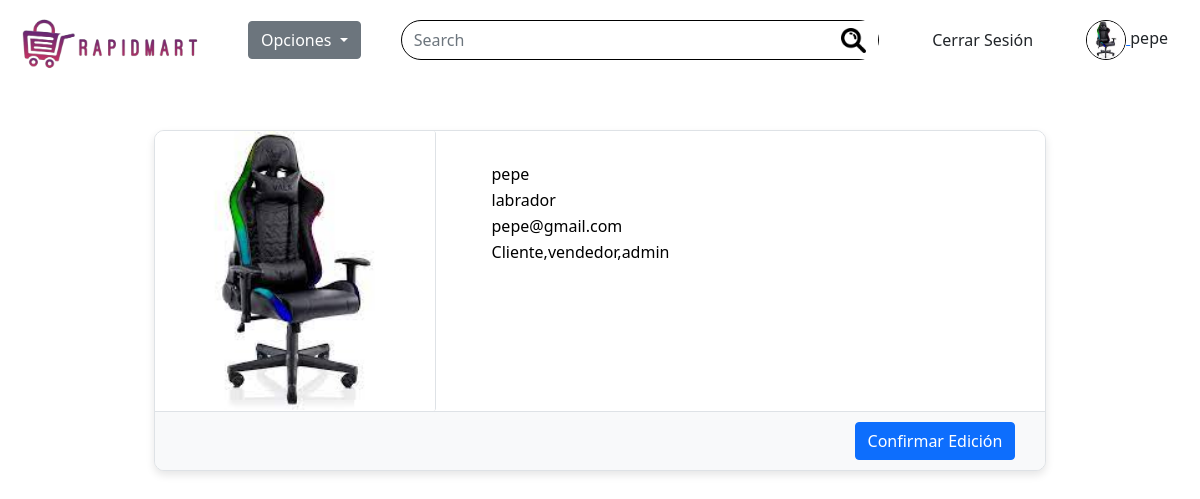
Page /vistas/usuarioEditar.php?id=6 (signed in) on the committed database.
### tables this page shows
CREATE TABLE `usuarios` (
  `id` int NOT NULL,
  `nombre` varchar(200) NOT NULL,
  `apellidos` varchar(200) NOT NULL,
  `correo` varchar(200) NOT NULL,
  `password` varchar(200) NOT NULL,
  `rol` varchar(200) NOT NULL,
  `foto` varchar(200) NOT NULL,
  `sid` varchar(200) NOT NULL
);

### modelos/Sesion.php (called while the page is built, shortened)
<?php
class Sesion{
    static public function getUsuario():Usuarios|false{
        if(isset($_SESSION['usuario'])){
            return unserialize($_SESSION['usuario']);
        }else{
            return false;
        }
    }
}

### modelos/UsuariosDAO.php (called while the page is built, shortened)
<?php
require_once "Usuarios.php";
require_once 'Sesion.php';
class UsuariosDAO{
    private mysqli $conn;
    public function __construct($conn){
        $this->conn=$conn;
    }
    public function getById($id):Usuarios|null {
        $query="SELECT * FROM usuarios WHERE id= $id";
        $resultado=$this->conn->query($query);
        if($resultado->num_rows>0){
            $usuario = $resultado->fetch_object(Usuarios::class);
            return $usuario;
        } else {
            return null;
        }
    }
    }
?>

### modelos/Usuarios.php (called while the page is built, shortened)
<?php
class Usuarios{
    private $id;
    private $nombre;
    private $apellidos;
    private $correo;
    private $rol;
    private $foto;
    public function getId()
    {
        return $this->id;
    }
    public function getNombre()
    {
        return $this->nombre;
    }
    public function getApellidos()
    {
        return $this->apellidos;
    }
    public function getCorreo()
    {
        return $this->correo;
    }
    public function getRol()
    {
        return $this->rol;
    }
    public function getFoto()
    {
        return $this->foto;
    }
}
?>

### vistas/usuarioEditar.php (the view, shortened to what this page needs)
<?php
require_once '../modelos/ProductosDAO.php';
require_once '../modelos/UsuariosDAO.php';
require_once '../modelos/Sesion.php';
$connexionDB = new ConnexionDB('alumno', '', 'localhost', 'market');
$conn = $connexionDB->getConnexion();
$usuariosDAO = new UsuariosDAO($conn);
$id = htmlspecialchars($_GET['id']);
$usuarios = $usuariosDAO->getById($id);
?>
<!DOCTYPE html>
<html lang="es">
<head>
  <link href="https://cdn.jsdelivr.net/npm/bootstrap@5.1.3/dist/css/bootstrap.min.css" rel="stylesheet">
  <link rel="stylesheet" href="../estilos/global.css">
  <link rel="stylesheet" href="../estilos/usuarioEditar.css">
</head>
<body>
<header>
  <nav class="navbar navbar-expand-lg">
    <div class="container-fluid">
      <a class="navbar-brand" href="map.php?accion=inicio">
        <img id="logo" src="../logo2.png" alt="Logo">
      </a>
      <div class="collapse navbar-collapse" id="navbarSupportedContent">
        <ul class="navbar-nav me-auto mb-2 mb-lg-0">
          <li class="nav-item dropdown">
            <a class="btn btn-secondary dropdown-toggle" href="#" id="navbarDropdown" role="button" data-bs-toggle="dropdown" aria-expanded="false">
              Opciones
            </a>
          </li>
          <li class="nav-item flex-grow-1">
          <form class="d-flex buscador" action="map.php?accion=buscar" method="post">
            <input class="form-control rounded buscador2 "  type="search" placeholder="Search" aria-label="Search" name="buscar">
            <button class="btn btn-outline lupa" type="submit"><img src="lupa-de-busqueda.png" id="lupa" alt=""></button>
            </form>
          </li>
          <?php if (!Sesion::getUsuario()) : ?>
            <li class="nav-item">
              <div class="offcanvas offcanvas-end" tabindex="-1" id="offcanvasRight" aria-labelledby="offcanvasRightLabel">
                <div class="offcanvas-header">
                  <h5 id="offcanvasRightLabel">Registro</h5>
                  <button type="button" class="btn-close text-reset" data-bs-dismiss="offcanvas" aria-label="Close"></button>
                </div>
                <div class="offcanvas-body">
                  <form action="map.php?accion=registrar" method="post" enctype="multipart/form-data">
                    <div class="form-group">
                      <label for="nombre">Nombre</label>
                      <input type="text" class="form-control" id="nombre" name="nombre" placeholder="Ingrese su nombre">
                    </div>
                    <div class="form-group">
                      <label for="apellidos">Apellido</label>
                      <input type="text" class="form-control" name="apellidos" id="apellidos" placeholder="Ingrese su apellido">
                    </div>
                    <div class="form-group">
                      <label for="correo">Correo Electrónico</label>
                      <input type="email" class="form-control" id="correo" name="correo" placeholder="Ingrese su correo electrónico">
                    </div>
                    <div class="form-group">
                      <label for="password">Contraseña</label>
                      <input type="password" class="form-control" id="password" name="password" placeholder="Ingrese su contraseña">
                    </div>
                    <div class="form-group">
                      <label for="foto">Foto de Perfil</label>
                      <input type="file" class="form-control" name="foto" id="foto"><br>
                    </div>
                    <button type="submit" class="btn btn-dark btn-block">Registrarse</button>
                  </form>
                </div>
              </div>
            </li>
            <li class="nav-item">
              <div class="modal fade" id="exampleModalToggle" aria-hidden="true" aria-labelledby="exampleModalToggleLabel" tabindex="-1">
                <div class="modal-dialog modal-dialog-centered">
                  <div class="modal-content">
                    <div class="modal-header">
                      <h5 class="modal-title" id="exampleModalToggleLabel">Inicio Sesión</h5>
                      <button type="button" class="btn-close" data-bs-dismiss="modal" aria-label="Close"></button>
                    </div>
                    <div class="modal-body">
                      <form action="map.php?accion=login" method="post">
                        <div class="form-group">
                          <label for="correo">Correo Electrónico</label>
                          <input type="email" class="form-control" id="correo" name="correo" placeholder="Ingrese su correo electrónico">
                        </div>
                        <div class="form-group">
                          <label for="password">Contraseña</label>
                          <input type="password" class="form-control" id="password" name="password" placeholder="Ingrese su contraseña">
                        </div>
                    </div>
                    <div class="modal-footer">
                      <button type="submit" class="btn btn-primary btn-block">Iniciar Sesión</button>
                      </form>
                      <button class="btn btn-dark" type="button" data-bs-toggle="offcanvas" data-bs-dismiss="modal" data-bs-target="#offcanvasRight" aria-controls="offcanvasRight">Registro</button>
                    </div>
                  </div>
                </div>
              </div>
              <a class="btn btn-primary" data-bs-toggle="modal" href="#exampleModalToggle" role="button">Inicio Sesión</a>
            </li>
          <?php else : ?>
            <li class="nav-item">
              <a class="btn btn-" href="map.php?accion=logout" role="button">Cerrar Sesión</a>
            </li>
            <li class="nav-item">
              <a href="map.php?accion=ver_carrito">
                <img src="../fotoUsuario/<?= Sesion::getUsuario()->getFoto() ?>" class="fotoUsuario" alt="Foto de perfil">
              </a>
              <span class="nombreUsuario"><?= Sesion::getUsuario()->getNombre() ?></span>
            </li>
          <?php endif; ?>
        </ul>
      </div>
    </div>
  </nav>
</header>
  <div class="container">
    <form action="../map.php?accion=editarusu&id=<?= $usuarios->getId() ?>" method="post" enctype="multipart/form-data">
      <div class="card">
        <div class="row no-gutters">
          <div class="col-md-4">
            <img src="../fotoUsuario/<?= $usuarios->getFoto() ?>" class="card-img" alt="Foto del Usuario">
          </div>
          <div class="col-md-8">
            <div class="card-body">
              <?php if (str_contains(Sesion::getUsuario()->getRol(), 'admin')) : ?>
                <input type="text" name="nombre" value="<?= $usuarios->getNombre() ?>">
                <input type="text" name="apellidos" value="<?= $usuarios->getApellidos() ?>">
                <input type="text" name="correo" value="<?= $usuarios->getCorreo() ?>">
                <input type="text" name="rol" value="<?= $usuarios->getRol() ?>">
              <?php else : ?>
                <input type="text" name="nombre" value="<?= $usuarios->getNombre() ?>">
                <input type="text" name="apellidos" value="<?= $usuarios->getApellidos() ?>">
                <input type="text" name="correo" value="<?= $usuarios->getCorreo() ?>">
              <?php endif; ?>
            </div>
          </div>
        </div>
        <div class="card-footer">
          <button type="submit" class="btn btn-primary">Confirmar Edición</button>
        </div>
      </div>
    </form>
  </div>
</body>
</html>

### estilos/global.css (style rules this page uses)
header .navbar { width: 100%; padding: 0; justify-content: space-between; }
header img { width: 50px; }
#logo { width:200px; }
header { justify-content: space-between; }
header li { margin: 20px; }
header .container-fluid { display: flex; justify-content: space-between; align-items: center; }
header .navbar-brand { flex: 1; }
header .navbar-collapse { flex: 4; display: flex; justify-content: space-between; align-items: center; }
header .navbar-nav { flex: 1; display: flex; align-items: center; justify-content: flex-end; }
header .buscador { border-radius: 50px; width: 100%; justify-content: space-between; border: 1px solid black; }
header .buscador2 { flex: 0 0 85%; border: none; outline: none; background-color: transparent; }
#lupa { width: 25px; background-color: white; border: 0px; }
.lupa { width: 50px; background-color: white; border: 0px; }
header .fotoUsuario { width: 40px; height: 40px; border-radius: 50%; border:1px solid black; }

### estilos/usuarioEditar.css (style rules this page uses)
.card { max-width: 80%; width: 100%; margin: 50px auto; border: 1px solid #dee2e6; border-radius: 10px; box-shadow: 0 4px 8px rgba(0, 0, 0, 0.1); overflow: hidden; display: flex; flex-direction: column; }
.card img { height: 100%; width: 100%; object-fit: cover; border-right: 1px solid #dee2e6; }
.card-body { padding: 30px; background-color: #ffffff; display: flex; flex-direction: column; align-items: center; justify-content: center; }
.card-footer { background-color: #f8f9fa; border-top: 1px solid #dee2e6; padding: 10px 30px; text-align: right; margin-top: auto; width: 100%; }
.card input { width: 100%; border: none; }

### rows in the picture
usuarios: foto (picture), nombre "pepe", apellidos "labrador", correo "pepe@gmail.com", rol "Cliente,vendedor,admin"
